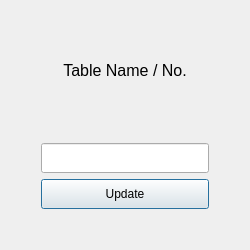
<?xml version="1.0" encoding="UTF-8"?>
<ui version="4.0">
 <class>updateDialog</class>
 <widget class="QDialog" name="updateDialog">
  <property name="geometry">
   <rect>
    <x>0</x>
    <y>0</y>
    <width>250</width>
    <height>250</height>
   </rect>
  </property>
  <property name="minimumSize">
   <size>
    <width>250</width>
    <height>250</height>
   </size>
  </property>
  <property name="maximumSize">
   <size>
    <width>250</width>
    <height>250</height>
   </size>
  </property>
  <property name="windowTitle">
   <string>Dialog</string>
  </property>
  <layout class="QHBoxLayout" name="horizontalLayout">
   <item>
    <layout class="QVBoxLayout" name="verticalLayout" stretch="0,0,10,5">
     <property name="sizeConstraint">
      <enum>QLayout::SetDefaultConstraint</enum>
     </property>
     <property name="leftMargin">
      <number>30</number>
     </property>
     <property name="topMargin">
      <number>30</number>
     </property>
     <property name="rightMargin">
      <number>30</number>
     </property>
     <property name="bottomMargin">
      <number>30</number>
     </property>
     <item>
      <spacer name="horizontalSpacer">
       <property name="orientation">
        <enum>Qt::Horizontal</enum>
       </property>
       <property name="sizeHint" stdset="0">
        <size>
         <width>40</width>
         <height>20</height>
        </size>
       </property>
      </spacer>
     </item>
     <item>
      <widget class="QLabel" name="label">
       <property name="font">
        <font>
         <pointsize>12</pointsize>
        </font>
       </property>
       <property name="text">
        <string>Table Name / No.</string>
       </property>
       <property name="alignment">
        <set>Qt::AlignHCenter|Qt::AlignTop</set>
       </property>
       <property name="margin">
        <number>0</number>
       </property>
      </widget>
     </item>
     <item>
      <widget class="QLineEdit" name="table_update_input">
       <property name="minimumSize">
        <size>
         <width>0</width>
         <height>30</height>
        </size>
       </property>
      </widget>
     </item>
     <item>
      <widget class="QPushButton" name="table_update_btn">
       <property name="sizePolicy">
        <sizepolicy hsizetype="Minimum" vsizetype="Fixed">
         <horstretch>0</horstretch>
         <verstretch>0</verstretch>
        </sizepolicy>
       </property>
       <property name="minimumSize">
        <size>
         <width>0</width>
         <height>30</height>
        </size>
       </property>
       <property name="maximumSize">
        <size>
         <width>250</width>
         <height>16777215</height>
        </size>
       </property>
       <property name="text">
        <string>Update</string>
       </property>
      </widget>
     </item>
    </layout>
   </item>
  </layout>
 </widget>
 <resources/>
 <connections/>
</ui>
